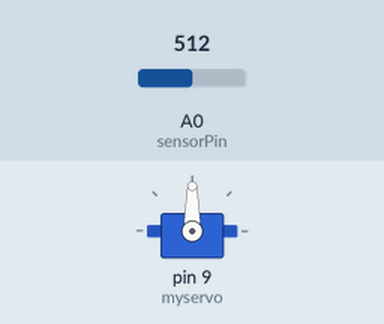
Recording of a sketch running on a simulated Arduino Uno, built with avr-gcc and run on an emulated ATmega328P. On the bench: servo. The test bench sets the inputs (shaded band); at power-on: A0 (sensorPin) = 512. What the sketch prints to the serial monitor is not drawn.

Above: at 1.2 s.
1.3 s: A0 (sensorPin) set to 716
At 1.7 s:
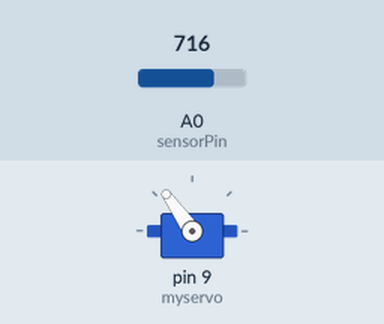
2.8 s: A0 (sensorPin) set to 900
At 4.0 s:
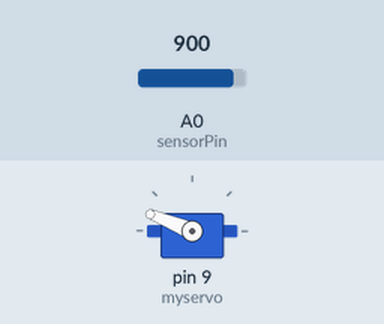
4.3 s: A0 (sensorPin) set to 1023
At 5.2 s:
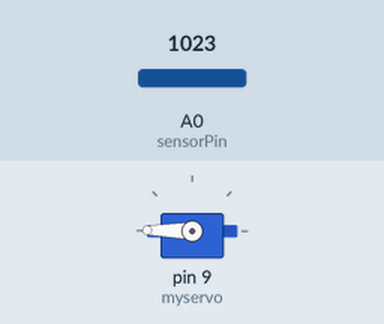
5.8 s: A0 (sensorPin) set to 306
At 6.4 s:
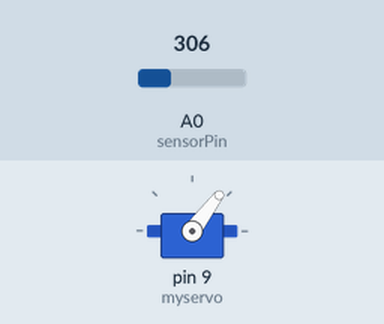
7.3 s: A0 (sensorPin) set to 122
At 8.5 s:
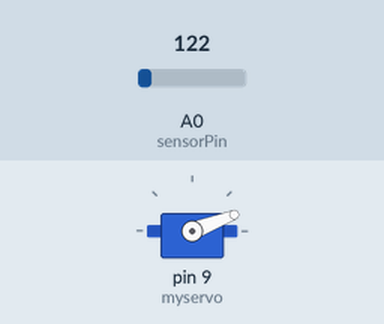
8.8 s: A0 (sensorPin) set to 0
At 9.6 s:
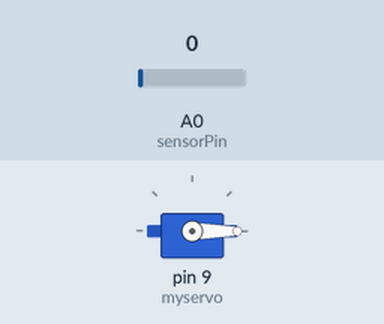
Timing chart, 0 to 11.3 s (numbered marks = the images above; inputs shaded):
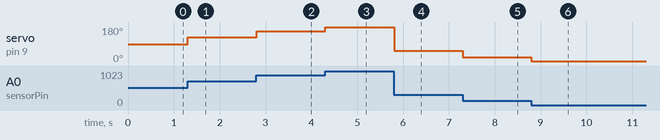

Measured:
- after the input at 1.3 s, servo on pin 9 (myservo): 90° → 125° at once
- after the input at 2.8 s, servo on pin 9 (myservo): 125° → 158° at once
- after the input at 4.3 s, servo on pin 9 (myservo): 158° → 179° at once
- after the input at 5.8 s, servo on pin 9 (myservo): 179° → 53° at once
- after the input at 7.3 s, servo on pin 9 (myservo): 53° → 21° at once
- after the input at 8.8 s, servo on pin 9 (myservo): 21° → 0° at once

The sketch:

servo.ino
```cpp
#include <Servo.h>

int sensorPin = A0;    // select the input pin for the potentiometer
int sensorValue = 0;  // variable to store the value coming from the sensor

int pos = 0;    // variable to store the servo position

Servo myservo;

void setup() {
  // declare the ledPin as an OUTPUT:
  Serial.begin(9600);
  myservo.attach(9);  // attaches the servo on pin 9 to the servo object
}

void loop() {
  // read the value from the sensor:
  sensorValue = analogRead(sensorPin);
  pos = map(sensorValue,0,1024,0,180);
  myservo.write(pos);
  Serial.println(pos);
}
```
